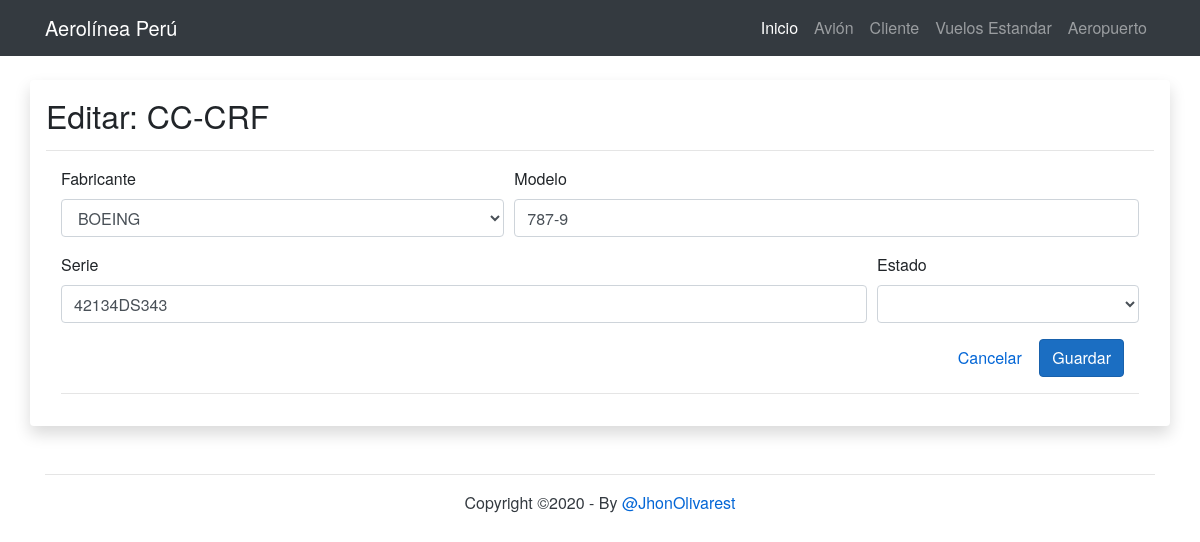
Page /avion_edit?id=CC-CRF on the committed database.
### tables this page shows
CREATE TABLE AVION
(	avionMatricula varchar(12),
	modelo varchar(50) not null,
	serie varchar(50) not null,
	fabricante varchar(50) not null,
	estadoID int,
	PRIMARY KEY(avionMatricula)
);

### avion_edit.php (the view, shortened to what this page needs)
<?php
	include_once 'controllers/conexion.php';
	if(isset($_GET['id'])){
		$id=$_GET['id'];
		$buscar_id=$cone->prepare('SELECT * FROM avion LEFT JOIN estado_avion ON avion.estadoID=estado_avion.estadoID WHERE avionMatricula=:id LIMIT 1');
		$buscar_id->execute(array(
			':id'=>$id
		));
        $resultado=$buscar_id->fetch();
    }
    else{
        echo "<script> location.href='avion_index'; </script>";
        exit;
	}
?>
<!DOCTYPE html>
<html lang="en">
<head>
    <?php
    include_once 'includes/1_head.php';
    ?>
</head>
<body>
    <header>
        <?php
    include_once 'includes/2_header.php';
    ?>
    </header>
    <br>
    <div class="container shadow p-3 mb-5 bg-white rounded">
        <h2>Editar: <?php if($resultado) echo $resultado['avionMatricula']; ?></h2>
        <hr>
        <div class="container">
            <form action="" method="post">
                <div class="form-row">
                    <div class="col-md-5 mb-3">
                        <label for="fabricante">Fabricante</label>
                        <select class="form-control" id="fabricante" name="fabricante" required>
                            <option value="BOEING">BOEING</option>
                        </select>
                    </div>
                    <div class="col-md-7 mb-3">
                        <label for="modelo">Modelo</label>
                        <input type="text" name="modelo" id="modelo" class="form-control"
                            value="<?php if($resultado) echo $resultado['modelo']; ?>" required>
                    </div>
                </div>
                <div class="form-row">
                    <div class="col-md-9 mb-3">
                        <label for="serie">Serie</label>
                        <input type="text" name="serie" id="serie" class="form-control"
                            value="<?php if($resultado) echo $resultado['serie']; ?>" required>
                    </div>
                    <div class="col-md-3 mb-3">
                        <label for="estadoID">Estado</label>
                        <select name="estadoID" id="estadoID" class="form-control">
                        </select>
                    </div>
                </div>
                <div class="container">
                    <div class="text-right">
                        <a href="avion_index" class="btn btn-link">Cancelar</a>
                        <input type="submit" class="btn btn-primary" value="Guardar" name="guardar" />
                    </div>
                </div>
                <hr />
            </form>
        </div>
    </div>
    <?php
    include_once 'includes/3_footer.php';
    ?>
</body>
</html>

### css/site.css (style rules this page uses)
html, body { font-family: 'Helvetica Neue', Helvetica, Arial, sans-serif; }
body { padding-top: 56px; }
a, .btn-link { color: #0366d6; }
.btn-primary { color: #fff; background-color: #1b6ec2; border-color: #1861ac; }

### rows in the picture
avion: avionMatricula "CC-CRF", modelo "787-9", serie "42134DS343"
